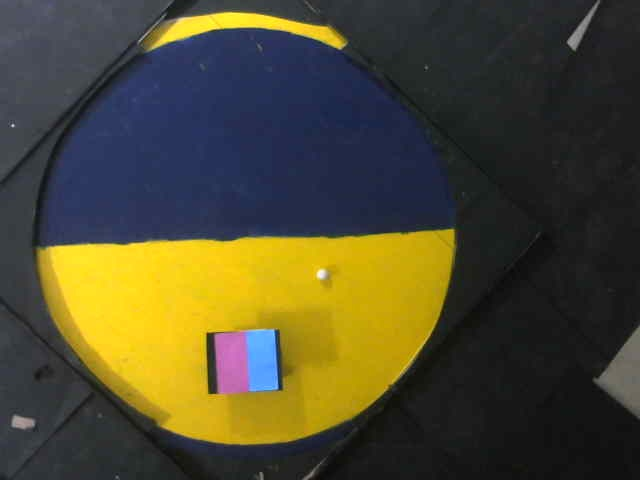
#> input picture soccer_ball/pic.jpeg, 640 x 480 px, given in place of the camera
$ python ip.py   (Python 2 division)
#> lines starting #> are read from the running program, lines starting #| are printed output that depends on the picture; after the words box and inside, x2 and y2 are one past the last pixel; in counts of white or black regions, pixels touching at a corner belong together
### soccer_ball/color_tracking.py
import cv2
import numpy as np
from math import *

WINDOW_NAME1 = 'frame'


lower_val=[97,145,187]
upper_val=[123,255,255]#light blue

def hsv_image(image,lower_val,upper_val):
    blur = cv2.GaussianBlur(image, (5,5),0) # blur to reduce noise
    hsv = cv2.cvtColor(blur, cv2.COLOR_BGR2HSV) #Convert BGR to HSV

#Threshold of HSV for a particular color as np array
    lower = np.array(lower_val)
    upper = np.array(upper_val)
    #Masking to get thresholded image
    mask = cv2.inRange(hsv,lower,upper)

#Blur the mask
    bmask = cv2.GaussianBlur(mask, (5,5),0)

    return bmask


def centroid(bmask,image):
    ctr=(-1,-1)
    moments1 = cv2.moments(bmask)
    m001 = moments1['m00']
    centroid_x1, centroid_y1 = None, None
    if m001 != 0:
        centroid_x1 = int(moments1['m10']/m001)
        centroid_y1 = int(moments1['m01']/m001)
    # Assume no centroid


    if centroid_x1!=None and centroid_y1!=None:

        ctr=(centroid_x1, centroid_y1)
        cv2.circle(image, ctr, 5, (0,0,255))
        cv2.circle (image,(0,0),5,(255,0,0))
    '''cv2.imshow(WINDOW_NAME1, image)
    if cv2.waitKey(1) & 0xFF == 27:
        ctr = None'''

    return ctr
#CHANGE THE FUNCTION IF CIRCLE IS NOT REQUIRED


# its important to give double underscore
# [23 lines that do not run on import are left out]

### soccer_ball/ip.py
# KRITI 2016 GAME OF BOTS

#THE MAIN CODE

#black wire camera without lights on

import cv2
import run_motor  as rm  # Change value of arduino port if required
import numpy as np
from math import *
from color_tracking import hsv_image,centroid
ball_lower=[0,0,150] #white;
ball_upper=[179,50,255]

ar_lower=[9,104,126]   #yellow
ar_upper=[47,255,126]


botcol1_lower=[97,145,187]    #light_blue(bp)
botcol1_upper=[123,255,255]

botcol2_lower=[136,109,131]   #pink(bp)
botcol2_upper=[166,255,255]

oppar_lower=[101,0,40]
oppar_upper=[142,109,190]

opp1col_lower=[43,84,101]    #green(og)
opp1col_upper=[87,255,146]

opp2col_lower=[171,83,86]
opp2col_upper=[179,255,255] #orange
#camera blue
p=[70,220]# centerline
q=[500,220]
x=[155,395] # my yellow goal line
y=[355,400]
'''
x=[155,55]         #my blue goal line
y=[350,55]
'''
#camera black
'''
p=[]
q=[]
x=[]    #my yellow goal line                                               change
y=[]
#x=[]  #my blue goal line
#y=[]

'''
# [4 lines left out: function defend, not called in this run]
line2_vect=(x[0]-y[0],x[1]-y[1])    #Nearer to my goal post
line1_vect=(p[0]-q[0],p[1]-q[1])    #  near to arena line
case=None
# height =480 width =640
# case 1: defend when the ball on the opponent side


# [46 lines left out: functions attack, move_To, allign_To, not called in this run]

def dist(p,q):
    d=(p[1]-q[1])**2+(p[0]-q[0])**2
    return d/mean

def cross_pdt(a,b):
    return (a[0]*b[1]-a[1]*b[0])/(((a[0]**2+a[1]**2)**0.5)*(b[0]**2+b[1]**2)**0.5)

# [42 lines left out: functions allign_opp, kick, not called in this run]


cap=cv2.VideoCapture(0)

while (cap.isOpened()):
    ret,frame=cap.read()
#> frame is the input picture: shape (480, 640, 3); mean B, G, R 48.2, 73.5, 77.7

    ret,frame = cap.read()


    height, width=frame.shape[:2]
#> height = 480; width = 640
    global mean
    mean=(height+width)/2
#> mean = 560
    global ball_mask
    ball_mask=hsv_image(frame,ball_lower,ball_upper)
#> in hsv_image, `hsv = cv2.cvtColor(blur, cv2.COLOR_BGR2HSV)`: hsv: shape (480, 640, 3); mean H, S, V 59.9, 93.4, 90.2
#> in hsv_image, `mask = cv2.inRange(hsv,lower,upper)`:
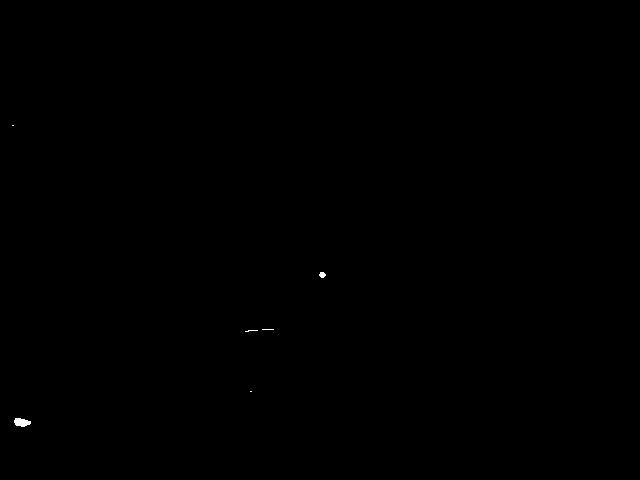
#> mask: shape (480, 640); 0.06% white; 6 white regions (4 under 20 px), largest, box (x1, y1, x2, y2) and area: (14, 418, 31, 427) 110, (319, 272, 326, 278) 31
    # Assuming arena line is parallel to x-axis
    ball_ctr=centroid(ball_mask,frame)
#> in centroid, `moments1 = cv2.moments(bmask)`: moments1 = moments, m00 43638, centre m10/m00, m01/m00 = (114.5, 377.3)
#> in centroid, `m001 = moments1['m00']`: m001 = 43638
#> in centroid, `centroid_x1 = int(moments1['m10']/m001)`: centroid_x1 = 114
#> in centroid, `centroid_y1 = int(moments1['m01']/m001)`: centroid_y1 = 377
#> in centroid, `ctr=(centroid_x1, centroid_y1)`: ctr = (114, 377)
#> in centroid, `cv2.circle(image, ctr, 5, (0,0,255))`: image: shape (480, 640, 3); 0.01% of pixels changed, all inside (x1, y1, x2, y2) = (109, 372, 120, 383)
#> in centroid, `cv2.circle (image,(0,0),5,(255,0,0))`: image: shape (480, 640, 3); mean B, G, R 48.2, 73.5, 77.7
#> ball_ctr = (114, 377)
    ctr_botcol1=centroid(hsv_image(frame,botcol1_lower,botcol1_upper),frame)
#> in hsv_image (call 2), `hsv = cv2.cvtColor(blur, cv2.COLOR_BGR2HSV)`: hsv: shape (480, 640, 3); mean H, S, V 59.9, 93.4, 90.2
#> in hsv_image (call 2), `mask = cv2.inRange(hsv,lower,upper)`:
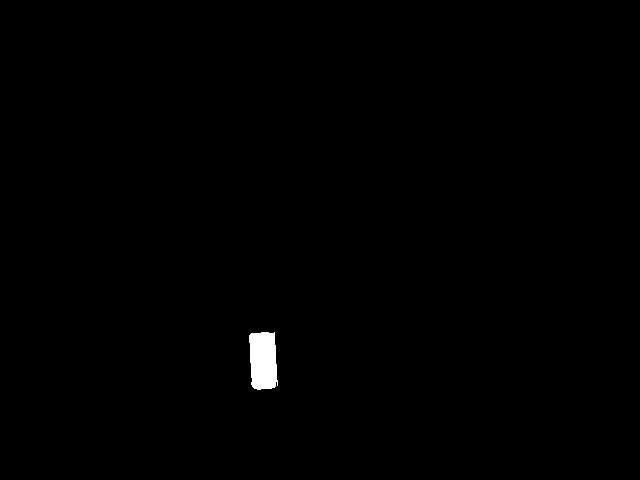
#> mask: shape (480, 640); 0.47% white; 1 white region, box (x1, y1, x2, y2) and area: (249, 332, 278, 390) 1446
#> in centroid (call 2), `cv2.circle(image, ctr, 5, (0,0,255))`: image: shape (480, 640, 3); mean B, G, R 48.2, 73.5, 77.7
#> ctr_botcol1 = (262, 360)
    ctr_botcol2=centroid(hsv_image(frame,botcol2_lower,botcol2_upper),frame)
#> in hsv_image (call 3), `hsv = cv2.cvtColor(blur, cv2.COLOR_BGR2HSV)`: hsv: shape (480, 640, 3); mean H, S, V 59.9, 93.4, 90.2
#> in hsv_image (call 3), `mask = cv2.inRange(hsv,lower,upper)`:
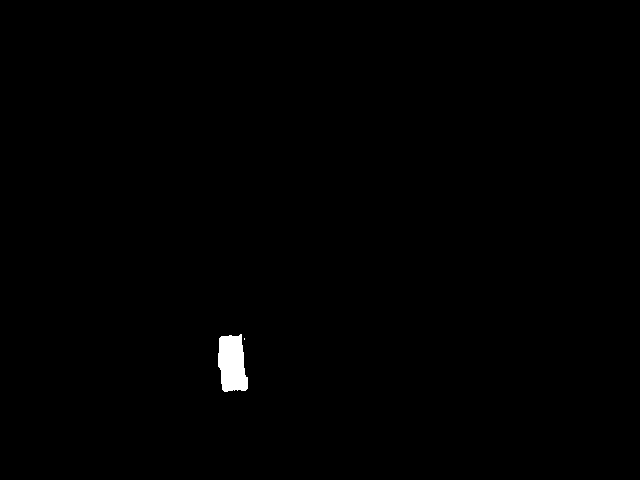
#> mask: shape (480, 640); 0.45% white; 2 white regions (1 under 20 px), largest, box (x1, y1, x2, y2) and area: (218, 334, 248, 392) 1379
#> in centroid (call 3), `cv2.circle(image, ctr, 5, (0,0,255))`: image: shape (480, 640, 3); mean B, G, R 48.2, 73.5, 77.7
#> ctr_botcol2 = (231, 363)
    global bot_centroid
    bot_centroid=((ctr_botcol1[0]+ctr_botcol2[0])/2,(ctr_botcol1[1]+ctr_botcol2[1]))
#> bot_centroid = (246, 723)
    opp1= centroid(hsv_image(frame,opp1col_lower,opp1col_upper),frame)
#> in hsv_image (call 4), `hsv = cv2.cvtColor(blur, cv2.COLOR_BGR2HSV)`: hsv: shape (480, 640, 3); mean H, S, V 59.9, 93.4, 90.2
#> in hsv_image (call 4), `mask = cv2.inRange(hsv,lower,upper)`: mask: shape (480, 640); every value is 0
#> opp1 = (-1, -1)
    opp2= centroid(hsv_image(frame,opp2col_lower,opp2col_upper),frame)
#> in hsv_image (call 5), `mask = cv2.inRange(hsv,lower,upper)`: mask: shape (480, 640); 0.01% white in thin lines or dots, all inside (x1, y1, x2, y2) = (220, 332, 247, 393)
#> in centroid (call 5), `cv2.circle(image, ctr, 5, (0,0,255))`: image: shape (480, 640, 3); mean B, G, R 48.1, 73.5, 77.7
#> opp2 = (232, 367)
    global ctr_opp
    ctr_opp=(0,0)
    ctr_opp=((opp1[0]+opp2[0])/2,(opp1[1]+opp2[1])/2)
#> ctr_opp = (115, 183)
    global jersey_vector
    jersey_vector=(0,0)
    jersey_vector=((ctr_botcol2[0]-ctr_botcol1[0]),(ctr_botcol2[1]-ctr_botcol1[1]))
#> jersey_vector = (-31, 3)
    k=0
    #cv2.line(cv2.line(frame,(ctr_botcol1[0],ctr_botcol1[1]),(ctr_botcol2[0],ctr_botcol2[1]),(255,0,0),5))
    #cv2.line(frame,(opp1[0],opp1[1]),(opp2[0],opp2[1]),(0,180,0),5)
    cv2.line(frame,(p[0],p[1]),(q[0],q[1]),(0,0,255),5)
    cv2.line(frame,(x[0],x[1]),(y[0],y[1]),(255,0,0),5)
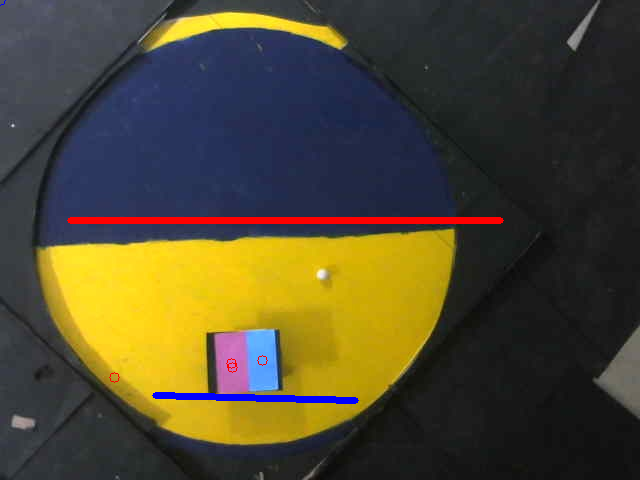
#> frame: shape (480, 640, 3); mean B, G, R 48.5, 72.3, 79
    cv2.imshow('frame',frame)

    if cv2.waitKey(30) & 0xFF == ord('q'):
#> (key q is pressed here)
        cap.release()
        cv2.destroyAllWindows()
        break
    k=ball_ctr[1]-p[1]-(y[0]-p[1])*(ball_ctr[0]-p[0])/(x[0]-p[0])
    if k<0:
        c='attack'
    else:
        c='defend'

    #switch case in python with default case
    if c=='attack':
        attack(frame)
    elif c=='defend':
        defend()


cap.release()
cv2.destroyAllWindows()


''' attack case
1.Move towards ball
jersey_vector
bot-ball vector
rotating jersey vextor  || to bot-ball then move towars ball and stop at fixed changeable distance from the ball

2. Catch the ball- servo movement
check ball is inside bot

3.orient and move the ball for kick

4.kick

defend case ---the easy one
1. move and orient to a predefined line
2.detect enemy jersey center
3. orient parallel to arena line
4. align your one coordinate wrt enemy and block'''
